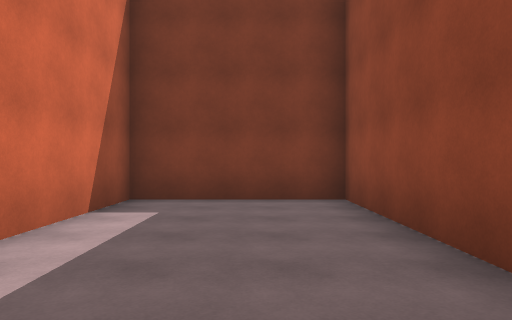
view 1 (above)

24 first-person views from a walk through a Unity game level. The camera is 1.4 m above the floor, looks level and sees 70° across. The floor is counted in squares, 2 m on a side. Each view is taken from the middle of a square. On the plan, view 1 faces up. The plan holds only what a view shows up to about 11 squares ahead; the rest is blank. The place goes on beyond the plan. Surface patterns are stand-ins for the level's own textures.

view 2
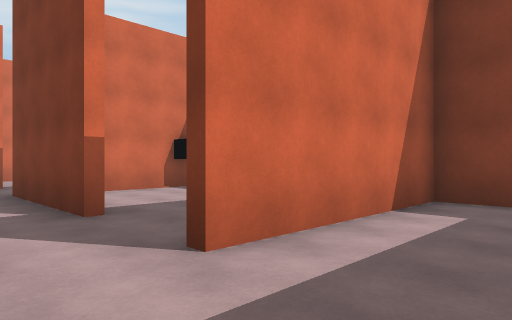

view 3
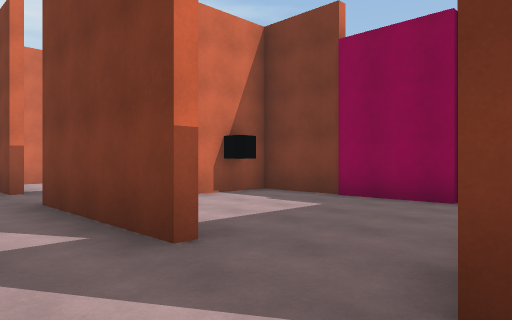

view 4
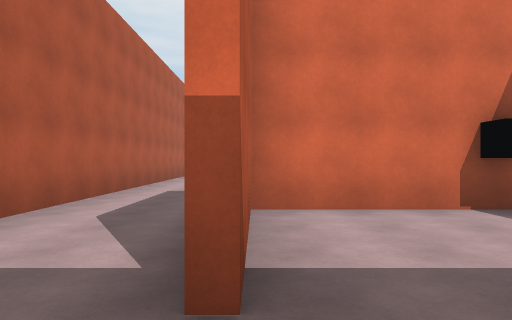

view 5
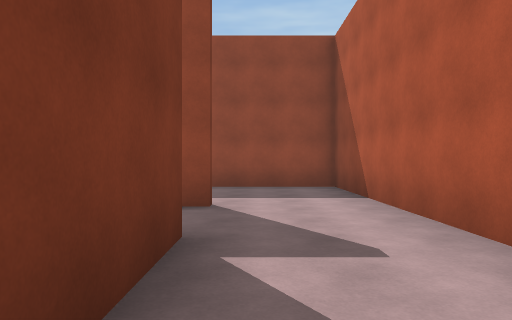

view 6
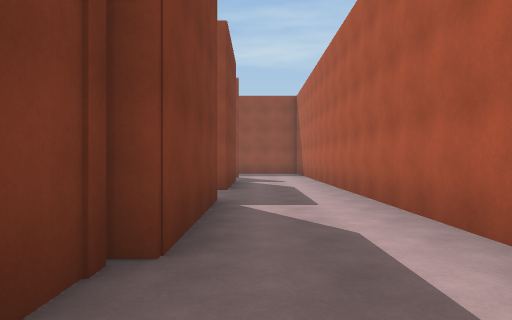

view 7
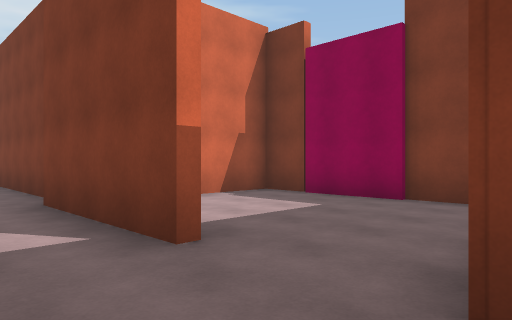

view 8
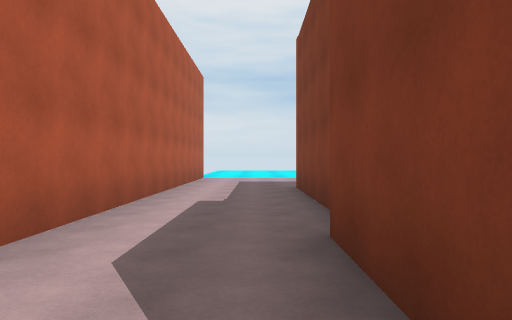

view 9
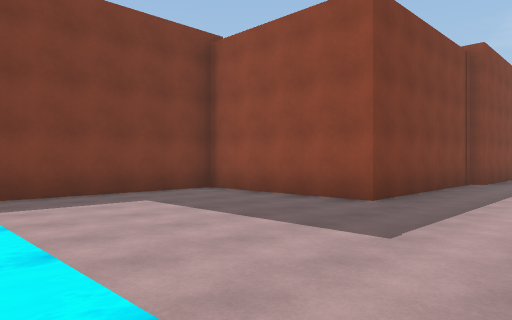

view 10
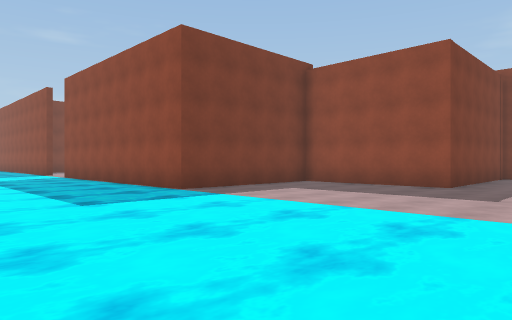

view 11
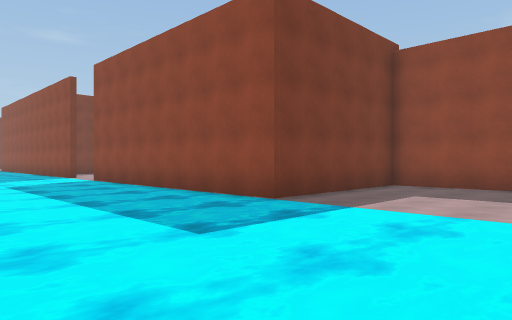

view 12
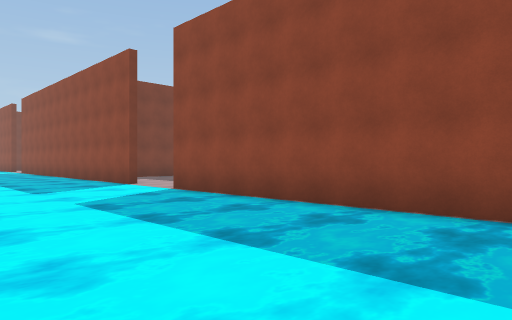

view 13
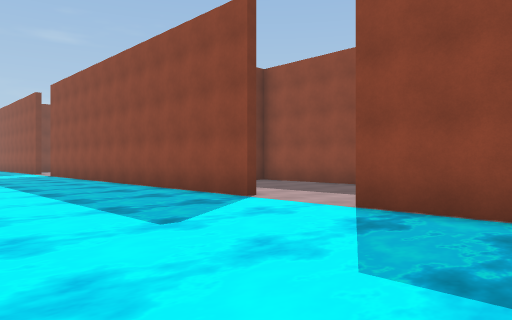

view 14
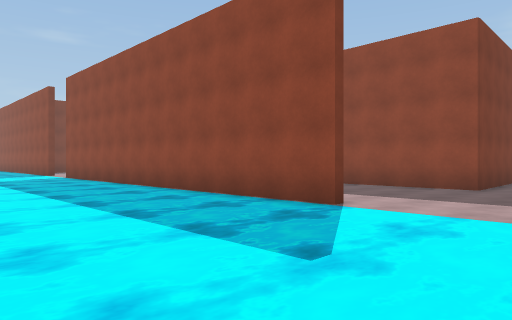

view 15
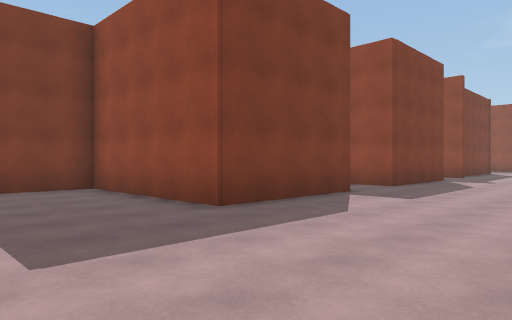

view 16
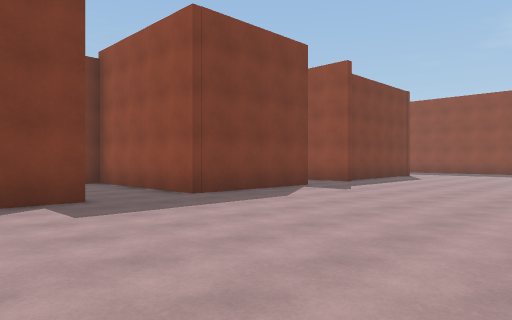

view 17
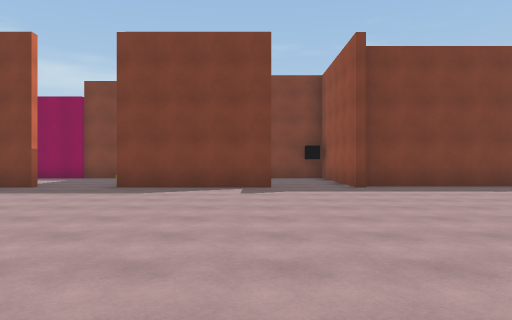

view 18
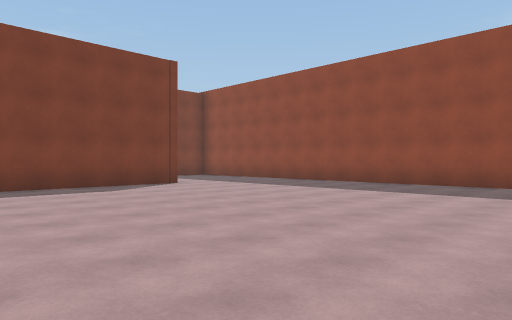

view 19
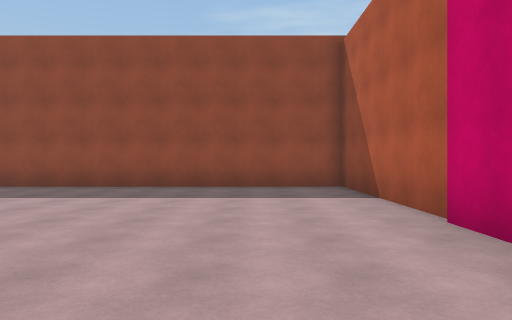

view 20
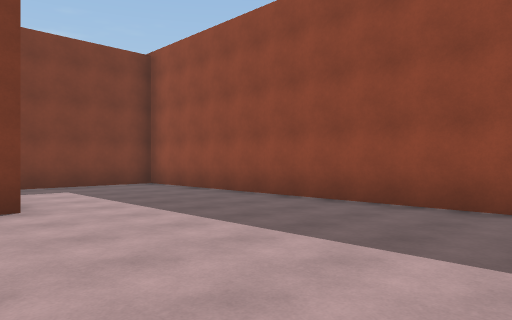

view 21
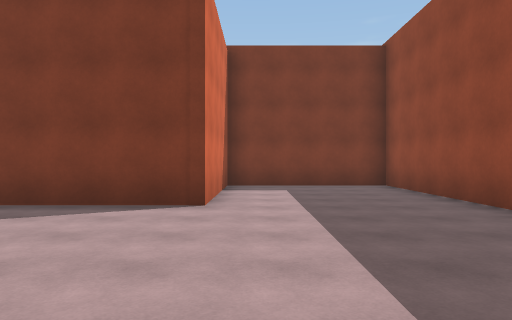

view 22
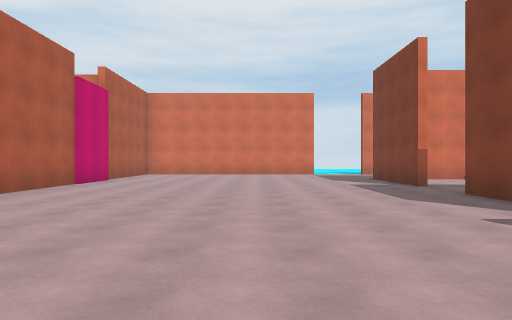

view 23
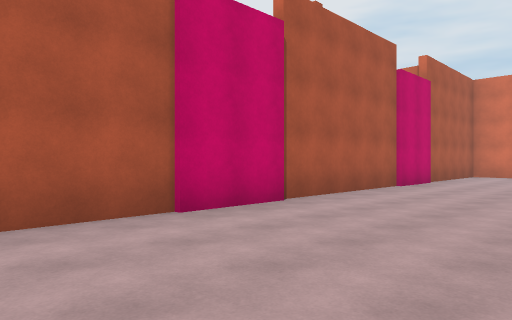

view 24
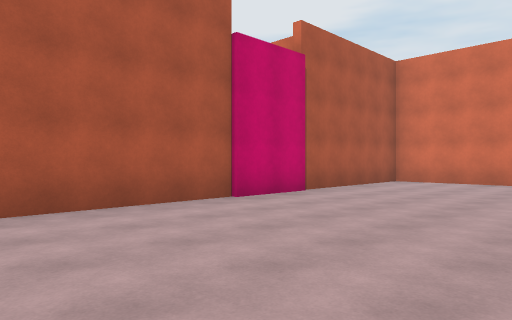

### Floor plan
Points are (right, up) in squares from view 1. A wall is a line through its corners. A room is listed if a view was taken in it or the views show most of it. See-through windows are left out.
Room 1 (views 1, 2)
walls: (-1.4, -1.1) (1.6, -1.1) (1.6, 6.5) (-2.2, 6.5) (-2.2, 1.6)
ways out: opening at (-2, 0.5) to room 2
Room 2 (views 3, 4, 5, 6, 7, 8, 9, 10, 11, 12, 13, 14, 15, 16, 17, 18, 19, 20, 21, 22, 23, 24)
walls: (-16.6, 16.3) (-20.5, 16.3) (-20.5, 21.1) (-22.5, 21.1); (-25.1, 17.1) (-25.1, 24.6); (-24.8, 10) (-24.8, 8.2); (-10.5, 16.3) (-14.4, 16.3); (-23.4, 6.7) (-8.8, 6.7); (-25.1, 6.5) (-25.1, 14.9); (-14.4, 2) (-20.2, 2) (-20.2, 6.5) (-24.5, 6.5); (-10.5, 1.7) (-14.4, 1.7); (-5, 6.7) (1.6, 6.7) (1.6, 21.1) (-2.8, 21.1) (-2.8, 16.6) (-8.1, 16.6); (-22, -1.1) (-1.4, -1.1); (-4.6, 1.7) (-8.5, 1.7); (-2.5, 1.6) (-2.5, 2.1)
ways out: opening at (-2, 0.5) to room 1; opening at (-9.5, 2) to room 3; opening at (-3.5, 2) to room 4; opening at (-16, 16); opening at (-9.5, 17)
Room 3 (no view inside)
walls: (-9.6, 6.5) (-14.1, 6.5) (-14.1, 2.6)
ways out: opening at (-9.5, 2) to room 2
Room 4 (no view inside)
walls: (-3.9, 6.5) (-8.2, 6.5) (-8.2, 1.9); (-7.6, 1.9) (-4.6, 1.9)
ways out: opening at (-3.5, 2) to room 2

Positions as (right, up) in squares from view 1, and headings:
1: (0, 0), facing up
2: (0, 0), facing up-left
3: (-2, 0), facing up-left
4: (-3, 2), facing left
5: (-8, 1), facing right
6: (-17, 1), facing right
7: (-8, 0), facing up-left
8: (-11, 1), facing left
9: (-26, -1), facing up-right
10: (-30, -1), facing up-right
11: (-30, 2), facing up-right
12: (-30, 7), facing up-right
13: (-30, 12), facing up-right
14: (-30, 14), facing up-right
15: (-24, 12), facing up-right
16: (-19, 10), facing up-right
17: (-11, 7), facing up
18: (-9, 7), facing up-right
19: (-8, 9), facing right
20: (-4, 11), facing up-right
21: (-2, 11), facing up
22: (-7, 12), facing left
23: (-8, 11), facing down-left
24: (-13, 12), facing down-left
